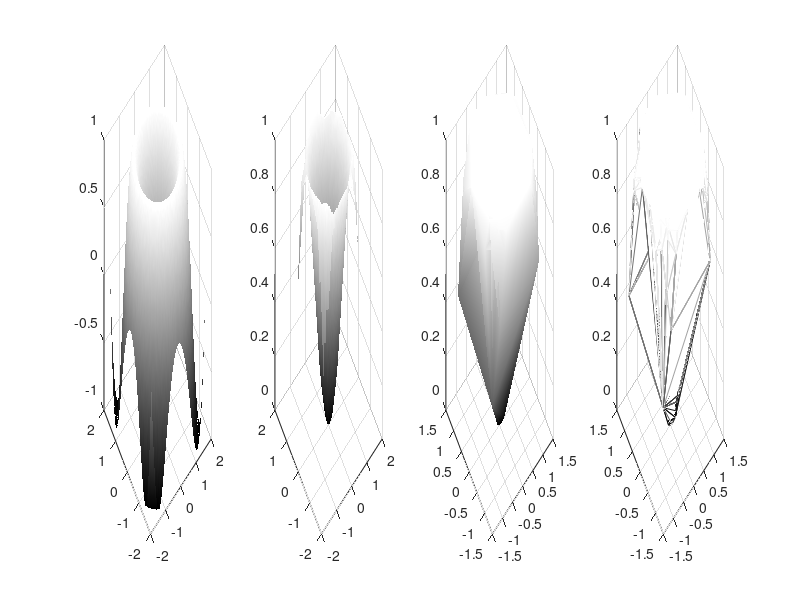

The MATLAB source for this figure:
x = (2*rand(1,200)-1)*sqrt(pi/2);
y = (2*rand(1,200)-1)*sqrt(pi/2);
x1 = linspace(-1,1,100)*sqrt(pi);
f = inline('sin(x.*x+y.*y)','x','y');
subplot(1,4,1)
[x0, y0] = meshgrid(x1);
surf(x0,y0,f(x0,y0)); colormap(gray); shading interp
subplot(1,4,2)
z = f(x,y);
[xx, yy, zz]=griddata(x,y,z,x1(:)',x1(:));
surf(xx, yy, zz);colormap(gray); shading interp
subplot(1,4,3)
t = delaunay(x,y,z);
trisurf(t, x, y, z);colormap(gray); shading interp
subplot(1,4,4)
trimesh(t, x, y, z);
